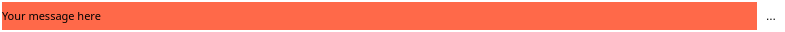
<?xml version="1.0" encoding="UTF-8"?>
<ui version="4.0">
 <class>IROOTMessageBox</class>
 <widget class="QWidget" name="IROOTMessageBox">
  <property name="geometry">
   <rect>
    <x>0</x>
    <y>0</y>
    <width>785</width>
    <height>32</height>
   </rect>
  </property>
  <property name="sizePolicy">
   <sizepolicy hsizetype="Fixed" vsizetype="Preferred">
    <horstretch>0</horstretch>
    <verstretch>0</verstretch>
   </sizepolicy>
  </property>
  <property name="font">
   <font>
    <family>Segoe UI</family>
   </font>
  </property>
  <property name="focusPolicy">
   <enum>Qt::NoFocus</enum>
  </property>
  <property name="windowTitle">
   <string>Message</string>
  </property>
  <property name="styleSheet">
   <string notr="true">background-color: rgb(255, 255, 255);</string>
  </property>
  <layout class="QHBoxLayout" name="horizontalLayout">
   <property name="spacing">
    <number>2</number>
   </property>
   <property name="margin">
    <number>2</number>
   </property>
   <item>
    <widget class="QLabel" name="message">
     <property name="font">
      <font>
       <family>MS Gothic</family>
       <pointsize>8</pointsize>
       <weight>50</weight>
       <italic>false</italic>
       <bold>false</bold>
      </font>
     </property>
     <property name="styleSheet">
      <string notr="true">background-color: rgb(255, 105, 73);</string>
     </property>
     <property name="frameShape">
      <enum>QFrame::NoFrame</enum>
     </property>
     <property name="frameShadow">
      <enum>QFrame::Raised</enum>
     </property>
     <property name="lineWidth">
      <number>2</number>
     </property>
     <property name="text">
      <string>Your message here</string>
     </property>
    </widget>
   </item>
   <item>
    <widget class="QToolButton" name="close">
     <property name="text">
      <string>...</string>
     </property>
     <property name="icon">
      <iconset resource="resources.qrc">
       <normaloff>:/icons/icons/metro.icons/black/cancel.png</normaloff>:/icons/icons/metro.icons/black/cancel.png</iconset>
     </property>
     <property name="autoRaise">
      <bool>true</bool>
     </property>
    </widget>
   </item>
  </layout>
 </widget>
 <resources>
  <include location="resources.qrc"/>
 </resources>
 <connections/>
</ui>
